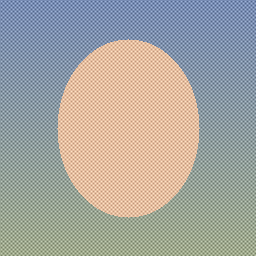
#> input picture grid_test.png, 256 x 256 px
$ python -i spatial.py   (imports and definitions only)
#> lines starting #> are read from the running program, lines starting #| are printed output that depends on the picture
"""Spatial artifact and compression inconsistency detector."""

import io
from typing import Dict, Any, Tuple
import numpy as np
from PIL import Image, ImageChops, ImageEnhance, ImageFilter

class SpatialDetector:
    """
    Analyzes spatial domain anomalies:
    1. Error Level Analysis (ELA) for compression rate disparities
    2. High-frequency noise residuals (filtering smoothing artifacts)
    3. Gradient & Laplacian edge variance across image segments
    """

    def __init__(self, ela_quality: int = 90, ela_scale: float = 15.0):
        self.ela_quality = ela_quality
        self.ela_scale = ela_scale

    def compute_ela(self, image: Image.Image) -> Tuple[Image.Image, float, float]:
        """
        Computes Error Level Analysis (ELA).
        Returns:
            - ELA visual heatmap (PIL.Image)
            - Mean error level
            - Max error level
        """
        # Ensure image is in RGB format
        rgb_image = image.convert("RGB")

        # Save to buffer at known quality
        buffer = io.BytesIO()
        rgb_image.save(buffer, format="JPEG", quality=self.ela_quality)
        buffer.seek(0)

        # Reload compressed version
        recompressed = Image.open(buffer).convert("RGB")

        # Compute absolute difference
        diff = ImageChops.difference(rgb_image, recompressed)
        diff_arr = np.asarray(diff, dtype=np.float32)

        # Calculate statistics
        mean_err = float(np.mean(diff_arr))
        max_err = float(np.max(diff_arr))

        # Amplify difference for visual inspection
        extrema = diff.getextrema()
        max_diff = max([ex[1] for ex in extrema]) if extrema else 1.0
        scale = 255.0 / max(1.0, max_diff) if max_diff > 0 else 1.0

        enhanced_diff = ImageEnhance.Brightness(diff).enhance(scale)
        return enhanced_diff, mean_err, max_err

    def compute_noise_residual(self, image: Image.Image) -> Dict[str, float]:
        """
        Calculates high-pass residual noise characteristics.
        Synthetic media often shows unnaturally smooth regions (low residual variance)
        or inconsistent noise patches.
        """
        gray = image.convert("L")
        img_arr = np.asarray(gray, dtype=np.float32)

        # Gaussian blurred baseline
        blurred = gray.filter(ImageFilter.GaussianBlur(radius=2))
        blurred_arr = np.asarray(blurred, dtype=np.float32)

        # Residual = Original - Blurred (High-frequency component)
        residual = img_arr - blurred_arr

        res_std = float(np.std(residual))
        res_var = float(np.var(residual))

        # Split into quadrants and test variance consistency
        h, w = img_arr.shape
        quads = [
            residual[:h//2, :w//2],
            residual[:h//2, w//2:],
            residual[h//2:, :w//2],
            residual[h//2:, w//2:]
        ]
        quad_vars = [float(np.var(q)) for q in quads if q.size > 0]
        quad_disparity = float(np.std(quad_vars) / (np.mean(quad_vars) + 1e-6))

        return {
            "noise_std": res_std,
            "noise_var": res_var,
            "quadrant_disparity": quad_disparity
        }

    def compute_edge_inconsistencies(self, image: Image.Image) -> float:
        """
        Calculates Laplacian edge gradient variance.
        Blending seams typically introduce abnormal variance at high-contrast boundaries.
        """
        gray = image.convert("L")
        arr = np.asarray(gray, dtype=np.float32)

        # Approximate Laplacian kernel using numpy convolution
        kernel = np.array([[0, 1, 0], [1, -4, 1], [0, 1, 0]], dtype=np.float32)

        # Simple valid convolution via slicing
        lap = (
            arr[:-2, 1:-1] + arr[2:, 1:-1] +
            arr[1:-1, :-2] + arr[1:-1, 2:] -
            4 * arr[1:-1, 1:-1]
        )
        lap_var = float(np.var(lap))
        return lap_var

    def analyze(self, image: Image.Image) -> Dict[str, Any]:
        """
        Executes full spatial inspection and returns metrics and confidence score.
        """
        ela_img, mean_err, max_err = self.compute_ela(image)
        noise_metrics = self.compute_noise_residual(image)
        lap_var = self.compute_edge_inconsistencies(image)

        # Heuristic scoring based on ELA disparity and noise quadrant disparity
        # In deepfakes, local ELA discrepancies and quadrant noise disparities are elevated
        ela_score = min(1.0, max(0.0, (mean_err - 2.0) / 12.0))
        noise_score = min(1.0, max(0.0, (noise_metrics["quadrant_disparity"] - 0.2) / 0.8))

        # Combined spatial score
        spatial_score = float(np.clip(0.6 * ela_score + 0.4 * noise_score, 0.0, 1.0))

        return {
            "spatial_manipulation_score": round(spatial_score, 4),
            "ela_mean_error": round(mean_err, 4),
            "ela_max_error": round(max_err, 4),
            "noise_quadrant_disparity": round(noise_metrics["quadrant_disparity"], 4),
            "laplacian_edge_variance": round(lap_var, 4),
            "ela_image": ela_img
        }

>>> from PIL import Image
>>> picture = Image.open('../../grid_test.png')
#> picture is the input picture: PIL image 256x256 RGB; mean R, G, B 166.2, 165.1, 159.6
>>> result = SpatialDetector().analyze(picture)
#> in compute_ela, `diff = ImageChops.difference(rgb_image, recompressed)`:
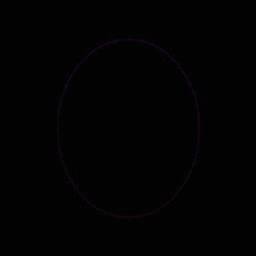
#> diff: PIL image 256x256 RGB; mean R, G, B 2.4, 2.1, 2.3
#> in compute_ela, `diff_arr = np.asarray(diff, dtype=np.float32)`:
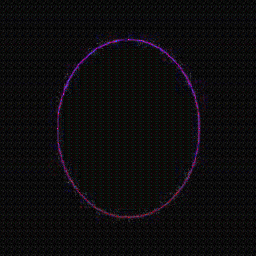
#> diff_arr: shape (256, 256, 3) float32; mean R, G, B 2.4, 2.1, 2.3; drawn with min black and max white
#> in compute_ela, `mean_err = float(np.mean(diff_arr))`: mean_err = 2.28
#> in compute_ela, `max_err = float(np.max(diff_arr))`: max_err = 44
#> in compute_ela, `extrema = diff.getextrema()`: extrema = ((0, 41), (0, 18), (0, 44))
#> in compute_ela, `max_diff = max([ex[1] for ex in extrema]) if extrema else 1.0`: max_diff = 44
#> in compute_ela, `scale = 255.0 / max(1.0, max_diff) if max_diff > 0 else 1.0`: scale = 5.8
#> in analyze, `ela_img, mean_err, max_err = self.compute_ela(image)`: mean_err = 2.28; max_err = 44
#> in compute_noise_residual, `gray = image.convert("L")`:
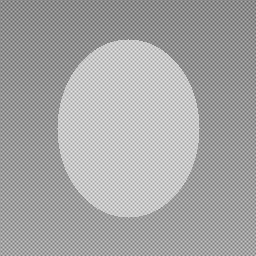
#> gray: PIL image 256x256 L; min 99, max 233, mean 164.9
#> in compute_noise_residual, `blurred = gray.filter(ImageFilter.GaussianBlur(radius=2))`:
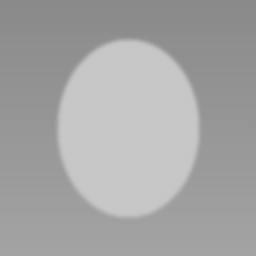
#> blurred: PIL image 256x256 L; min 136, max 199, mean 165
#> in compute_noise_residual, `residual = img_arr - blurred_arr`:
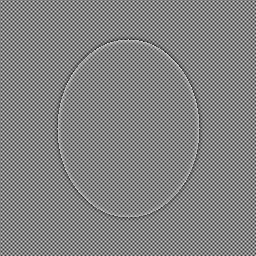
#> residual: shape (256, 256) float32; min -66, max 62, mean -0.1; drawn with min black and max white
#> in compute_noise_residual, `res_std = float(np.std(residual))`: res_std = 19.19
#> in compute_noise_residual, `res_var = float(np.var(residual))`: res_var = 368.4
#> in compute_noise_residual, `quad_vars = [float(np.var(q)) for q in quads if q.size > 0]`: quad_vars = [368.8, 371.6, 367.6, 365.7]
#> in compute_noise_residual, `quad_disparity = float(np.std(quad_vars) / (np.mean(quad_vars) + 1e-6))`: quad_disparity = 0.00577
#> in analyze, `noise_metrics = self.compute_noise_residual(image)`: noise_metrics = {'noise_std': 19.19, 'noise_var': 368.4, 'quadrant_disparity': 0.00577}
#> in compute_edge_inconsistencies, `lap = ( arr[:-2, 1:-1] + arr[2:, 1:-1] + arr[1:-1, :-2] + arr[1:-1, 2:..`:
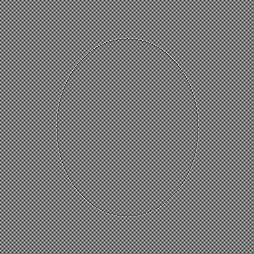
#> lap: shape (254, 254) float32; min -249, max 270, mean 0; drawn with min black and max white
#> in compute_edge_inconsistencies, `lap_var = float(np.var(lap))`: lap_var = 5832.6
#> in analyze, `ela_score = min(1.0, max(0.0, (mean_err - 2.0) / 12.0))`: ela_score = 0.0236
#> in analyze, `noise_score = min(1.0, max(0.0, (noise_metrics["quadrant_disparity"] -..`: noise_score = 0
#> in analyze, `spatial_score = float(np.clip(0.6 * ela_score + 0.4 * noise_score, 0.0..`: spatial_score = 0.0142
#> result = 6 items
